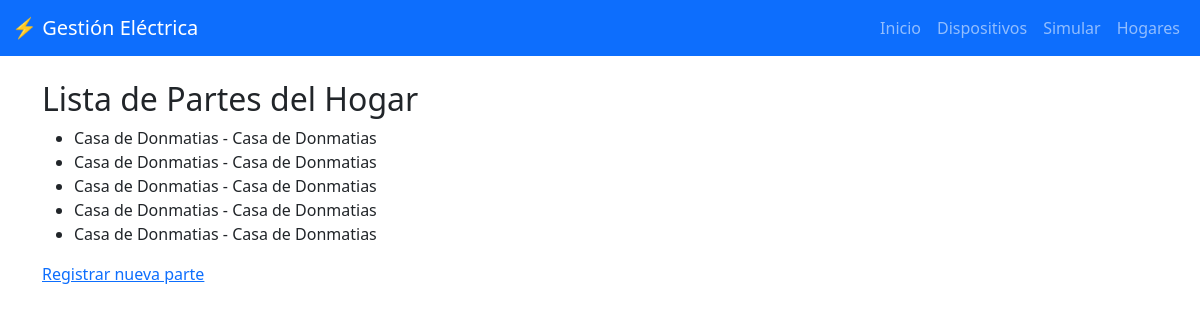
/partes-hogar/ (signed in), run on the app's committed database.
### dispositivos/models.py (models this page shows, shortened)
class ParteHogar(models.Model):
    nombre = models.CharField(max_length=100)
    hogar = models.ForeignKey(Hogar, on_delete=models.CASCADE, related_name="partes", default=1)

class Hogar(models.Model):
    nombre = models.CharField(max_length=100)
    direccion = models.CharField(max_length=255)

### dispositivos/views.py (the view)
# urls.py: path("partes-hogar/", views_dispositivos.listar_partes_hogar, name="listar_partes_hogar"),
@login_required
def listar_partes_hogar(request):
    partesHogar = ParteHogar.objects.all()
    return render (request, "listar_partes_hogar.html", {"partes": partesHogar})

### dispositivos/templates/listar_partes_hogar.html
{% extends 'base.html'%}
{% block content%}
    <h2>Lista de Partes del Hogar</h2>
    <ul>
        {% for parte in partes %}
            <li>{{ parte.hogar.nombre }} - {{ parte.hogar.nombre }}</li>
        {% endfor %}
    </ul>
    <a href="{% url 'registrar_partes_hogar' %}">Registrar nueva parte</a>
    {% endblock%}

### data on the page
ParteHogar: hogar.nombre "Casa de Donmatias"
ParteHogar: hogar.nombre "Casa de Donmatias"
ParteHogar: hogar.nombre "Casa de Donmatias"
ParteHogar: hogar.nombre "Casa de Donmatias"
ParteHogar: hogar.nombre "Casa de Donmatias"
